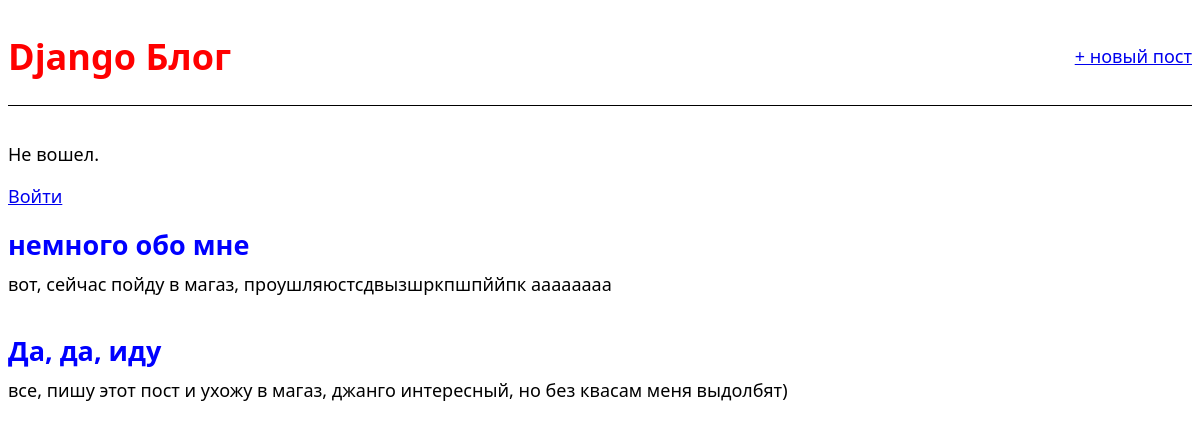
Before: / with the older database file.
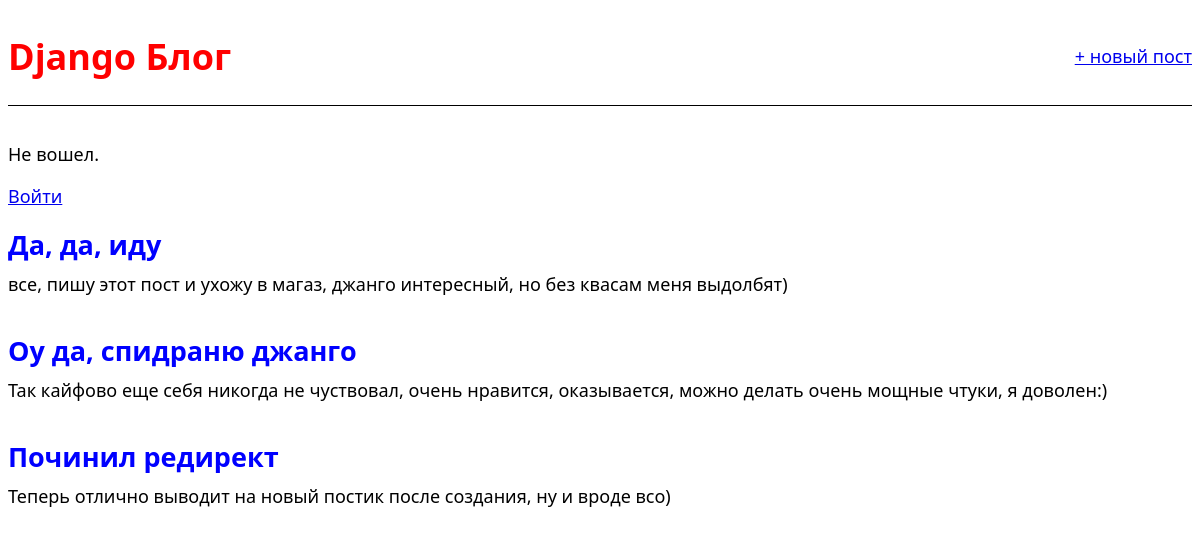
After: the same page with the newer database file.
### blog/models.py (models this page shows, shortened)
class Post(models.Model):
    title = models.CharField(max_length=200)
    author = models.ForeignKey(
        'auth.User',
        on_delete=models.CASCADE,
    )
    body = models.TextField()

### blog/views.py (the view)
@to_path('', name='home')
class BlogListView(ListView, ModelPostView):
    template_name = 'home.html'

### templates/home.html
{% extends 'base.html' %}
{% block content %}
    {% for post in object_list %}
        <article class="post-entry">
            <h2>
                <a href="{% url 'post_detail' post.pk %}">{{ post.title }}</a>
            </h2>
            <p>{{ post.body }}</p>
        </article>
    {% endfor %}
{% endblock %}

### templates/base.html (shortened to what this page needs)
{% load static %}
<!DOCTYPE html>
<html lang="ru">
<head>
    <link rel="stylesheet" type="text/css" href="{% static 'css/base.css' %}">
</head>
<body>
    <header>
        <div class="nav-left">
            <h1><a href="{% url 'home' %}">Django Блог</a></h1>
        </div>
        <div class="nav-right">
            <a href="{% url 'post_new' %}">+ новый пост</a>
        </div>
    </header>
    <main>
        {% if user.is_authenticated %}
            <p>Привет, {{ user.username }} !</p>
            <p><a href="{% url 'logout' %}">Выйти</a></p>
        {% else %}
            <p>Не вошел.</p>
            <p><a href="{% url 'login' %}">Войти</a></p>
        {% endif %}
        {% block content %}
        {% endblock %}
    </main>
</body>
</html>

### static/css/base.css (style rules this page uses)
html { font-family: 'Noto Sans', sans-serif; font-size: 18px; }
header { border-bottom: 1px solid black; margin-bottom: 2rem; display: flex; }
header h1 a { color: red; text-decoration: none; transition: color 0.15s ease-in-out .1s; }
.nav-left { margin-right: auto; }
.nav-right { display: flex; margin-top: 2rem; }
.post-entry { margin-bottom: 2rem; }
.post-entry h2 { margin: 0.5rem 0; }
.post-entry h2 a, .post-entry h2 a:visited { text-decoration: none; color: blue; transition: color 0.15s ease-in-out .1s; }
.post-entry p { font-weight: 400; margin: 0; }

Changed rows visible on the page:
removed Post: title "немного обо мне", body "вот, сейчас пойду в магаз, проушляюстсдвызшркпшпййпк аааааааа"
added Post: title "Оу да, спидраню джанго", body "Так кайфово еще себя никогда не чуствовал, очень нравится, оказывается, можно делать очень мощные чтуки, я доволен:)"
added Post: title "Починил редирект", body "Теперь отлично выводит на новый постик после создания, ну и вроде всо)"
